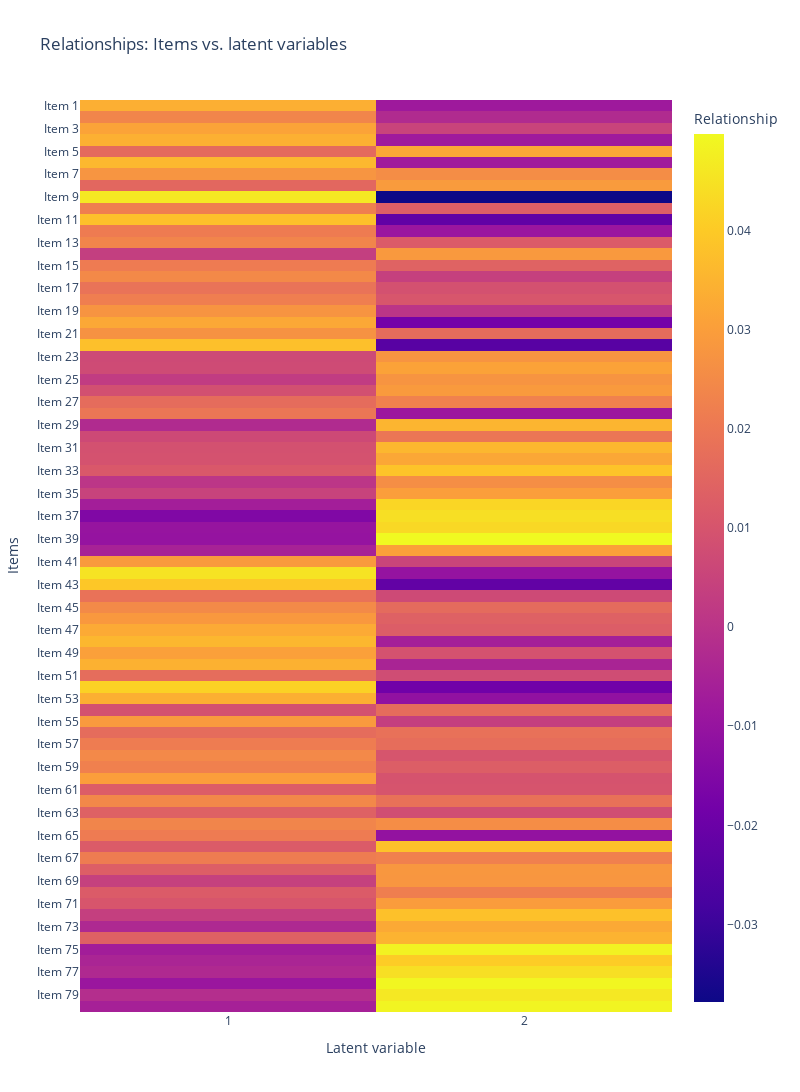
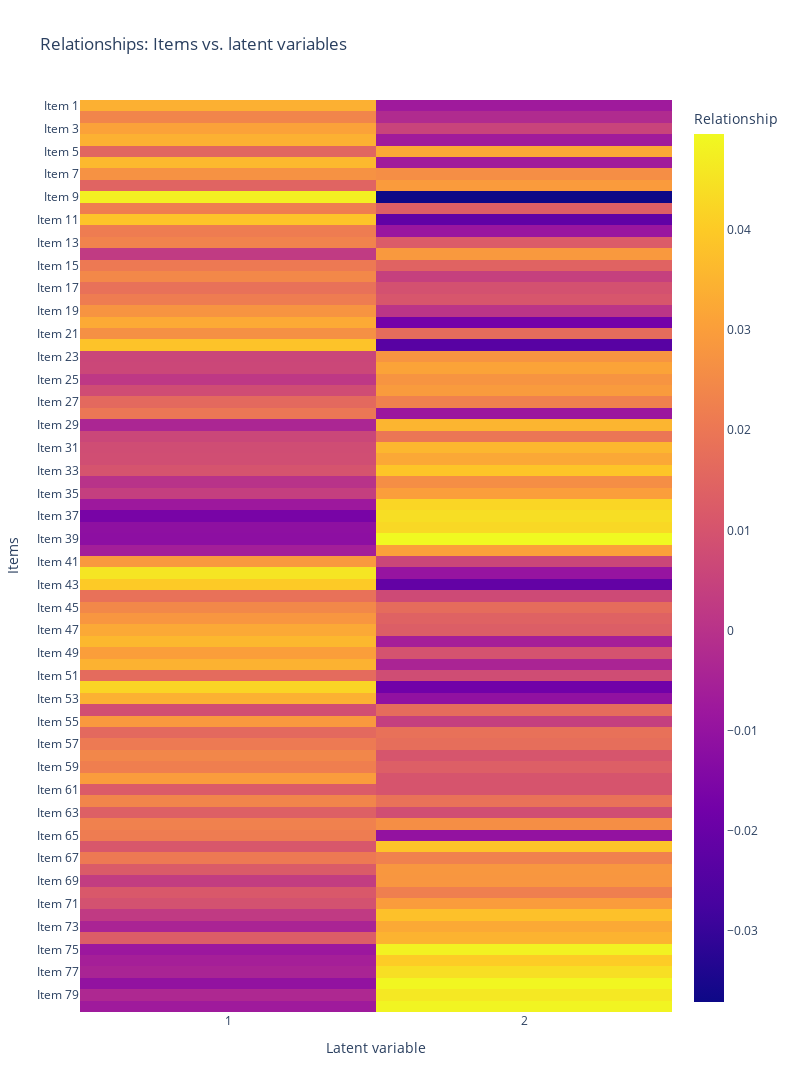

Notebook code for these charts, in order:
### Code cell
from factor_analyzer import Rotator
fig = ae_model.plot_item_latent_variable_relationships(loading_matrix)
fig.show()
rotator = Rotator(method = "oblimin")
rotator = Rotator(method = "geomin_obl")
rot_loadings = torch.from_numpy(rotator.fit_transform(loading_matrix)).float()
fig = ae_model.plot_item_latent_variable_relationships(rot_loadings)
fig.show()
# fig.set_size_inches(14, 8)
# print(torch.matmul(torch.pinverse(loading_matrix), loading_matrix)) # inverse seems okay
# rotation_matrix = torch.matmul(torch.pinverse(loading_matrix), rot_loadings) # this is the approximated rotation matrix
# torch.matmul(ae_model.neuralnet.training_z_scores[:4, :], rotation_matrix) # scores on rotated latent variables

### Figure 1 — Plotly figure (JSON) as saved in the notebook; plotly's stock layout.template omitted (floating-point values rounded to 4 significant figures; data arrays with more than 128 entries replaced by an {"elided": "..."} marker saying what was removed)
{"data": [{"coloraxis": "coloraxis", "hovertemplate": "Latent variable: %{x}<br>Items: %{y}<br>Relationship: %{z}<extra></extra>", "name": "0", "type": "heatmap", "x": ["1", "2"], "xaxis": "x", "y": ["Item 1", "Item 2", "Item 3", "Item 4", "Item 5", "Item 6", "Item 7", "Item 8", "Item 9", "Item 10", "Item 11", "Item 12", "Item 13", "Item 14", "Item 15", "Item 16", "Item 17", "Item 18", "Item 19", "Item 20", "Item 21", "Item 22", "Item 23", "Item 24", "Item 25", "Item 26", "Item 27", "Item 28", "Item 29", "Item 30", "Item 31", "Item 32", "Item 33", "Item 34", "Item 35", "Item 36", "Item 37", "Item 38", "Item 39", "Item 40", "Item 41", "Item 42", "Item 43", "Item 44", "Item 45", "Item 46", "Item 47", "Item 48", "Item 49", "Item 50", "Item 51", "Item 52", "Item 53", "Item 54", "Item 55", "Item 56", "Item 57", "Item 58", "Item 59", "Item 60", "Item 61", "Item 62", "Item 63", "Item 64", "Item 65", "Item 66", "Item 67", "Item 68", "Item 69", "Item 70", "Item 71", "Item 72", "Item 73", "Item 74", "Item 75", "Item 76", "Item 77", "Item 78", "Item 79", "Item 80"], "yaxis": "y", "z": {"elided": "80x2 float values"}}], "layout": {"coloraxis": {"colorbar": {"title": {"text": "Relationship"}}, "colorscale": [[0, "#0d0887"], [0.1111, "#46039f"], [0.2222, "#7201a8"], [0.3333, "#9c179e"], [0.4444, "#bd3786"], [0.5556, "#d8576b"], [0.6667, "#ed7953"], [0.7778, "#fb9f3a"], [0.8889, "#fdca26"], [1, "#f0f921"]]}, "height": 1800, "title": {"text": "Relationships: Items vs. latent variables"}, "width": 800, "xaxis": {"anchor": "y", "domain": [0, 1], "title": {"text": "Latent variable"}}, "yaxis": {"anchor": "x", "autorange": "reversed", "domain": [0, 1], "title": {"text": "Items"}}}}

### Figure 2 — Plotly figure (JSON) as saved in the notebook; plotly's stock layout.template omitted (floating-point values rounded to 4 significant figures; data arrays with more than 128 entries replaced by an {"elided": "..."} marker saying what was removed)
{"data": [{"coloraxis": "coloraxis", "hovertemplate": "Latent variable: %{x}<br>Items: %{y}<br>Relationship: %{z}<extra></extra>", "name": "0", "type": "heatmap", "x": ["1", "2"], "xaxis": "x", "y": ["Item 1", "Item 2", "Item 3", "Item 4", "Item 5", "Item 6", "Item 7", "Item 8", "Item 9", "Item 10", "Item 11", "Item 12", "Item 13", "Item 14", "Item 15", "Item 16", "Item 17", "Item 18", "Item 19", "Item 20", "Item 21", "Item 22", "Item 23", "Item 24", "Item 25", "Item 26", "Item 27", "Item 28", "Item 29", "Item 30", "Item 31", "Item 32", "Item 33", "Item 34", "Item 35", "Item 36", "Item 37", "Item 38", "Item 39", "Item 40", "Item 41", "Item 42", "Item 43", "Item 44", "Item 45", "Item 46", "Item 47", "Item 48", "Item 49", "Item 50", "Item 51", "Item 52", "Item 53", "Item 54", "Item 55", "Item 56", "Item 57", "Item 58", "Item 59", "Item 60", "Item 61", "Item 62", "Item 63", "Item 64", "Item 65", "Item 66", "Item 67", "Item 68", "Item 69", "Item 70", "Item 71", "Item 72", "Item 73", "Item 74", "Item 75", "Item 76", "Item 77", "Item 78", "Item 79", "Item 80"], "yaxis": "y", "z": {"elided": "80x2 float values"}}], "layout": {"coloraxis": {"colorbar": {"title": {"text": "Relationship"}}, "colorscale": [[0, "#0d0887"], [0.1111, "#46039f"], [0.2222, "#7201a8"], [0.3333, "#9c179e"], [0.4444, "#bd3786"], [0.5556, "#d8576b"], [0.6667, "#ed7953"], [0.7778, "#fb9f3a"], [0.8889, "#fdca26"], [1, "#f0f921"]]}, "height": 1800, "title": {"text": "Relationships: Items vs. latent variables"}, "width": 800, "xaxis": {"anchor": "y", "domain": [0, 1], "title": {"text": "Latent variable"}}, "yaxis": {"anchor": "x", "autorange": "reversed", "domain": [0, 1], "title": {"text": "Items"}}}}
